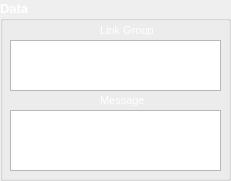
  <widget class="QGroupBox" name="groupBox">
   <property name="geometry">
    <rect>
     <x>270</x>
     <y>10</y>
     <width>231</width>
     <height>181</height>
    </rect>
   </property>
   <property name="palette">
    <palette>
     <active>
      <colorrole role="WindowText">
       <brush brushstyle="SolidPattern">
        <color alpha="255">
         <red>255</red>
         <green>255</green>
         <blue>255</blue>
        </color>
       </brush>
      </colorrole>
     </active>
     <inactive>
      <colorrole role="WindowText">
       <brush brushstyle="SolidPattern">
        <color alpha="255">
         <red>255</red>
         <green>255</green>
         <blue>255</blue>
        </color>
       </brush>
      </colorrole>
     </inactive>
     <disabled>
      <colorrole role="WindowText">
       <brush brushstyle="SolidPattern">
        <color alpha="255">
         <red>120</red>
         <green>120</green>
         <blue>120</blue>
        </color>
       </brush>
      </colorrole>
     </disabled>
    </palette>
   </property>
   <property name="font">
    <font>
     <pointsize>10</pointsize>
     <weight>75</weight>
     <bold>true</bold>
    </font>
   </property>
   <property name="title">
    <string>Data</string>
   </property>
   <widget class="QLabel" name="label">
    <property name="geometry">
     <rect>
      <x>100</x>
      <y>20</y>
      <width>81</width>
      <height>21</height>
     </rect>
    </property>
    <property name="palette">
     <palette>
      <active>
       <colorrole role="WindowText">
        <brush brushstyle="SolidPattern">
         <color alpha="255">
          <red>255</red>
          <green>255</green>
          <blue>255</blue>
         </color>
        </brush>
       </colorrole>
      </active>
      <inactive>
       <colorrole role="WindowText">
        <brush brushstyle="SolidPattern">
         <color alpha="255">
          <red>255</red>
          <green>255</green>
          <blue>255</blue>
         </color>
        </brush>
       </colorrole>
      </inactive>
      <disabled>
       <colorrole role="WindowText">
        <brush brushstyle="SolidPattern">
         <color alpha="255">
          <red>120</red>
          <green>120</green>
          <blue>120</blue>
         </color>
        </brush>
       </colorrole>
      </disabled>
     </palette>
    </property>
    <property name="font">
     <font>
      <pointsize>8</pointsize>
      <weight>50</weight>
      <bold>false</bold>
     </font>
    </property>
    <property name="text">
     <string>Link Group</string>
    </property>
   </widget>
   <widget class="QLabel" name="label_2">
    <property name="geometry">
     <rect>
      <x>100</x>
      <y>90</y>
      <width>81</width>
      <height>21</height>
     </rect>
    </property>
    <property name="palette">
     <palette>
      <active>
       <colorrole role="WindowText">
        <brush brushstyle="SolidPattern">
         <color alpha="255">
          <red>255</red>
          <green>255</green>
          <blue>255</blue>
         </color>
        </brush>
       </colorrole>
      </active>
      <inactive>
       <colorrole role="WindowText">
        <brush brushstyle="SolidPattern">
         <color alpha="255">
          <red>255</red>
          <green>255</green>
          <blue>255</blue>
         </color>
        </brush>
       </colorrole>
      </inactive>
      <disabled>
       <colorrole role="WindowText">
        <brush brushstyle="SolidPattern">
         <color alpha="255">
          <red>120</red>
          <green>120</green>
          <blue>120</blue>
         </color>
        </brush>
       </colorrole>
      </disabled>
     </palette>
    </property>
    <property name="font">
     <font>
      <pointsize>8</pointsize>
      <weight>50</weight>
      <bold>false</bold>
     </font>
    </property>
    <property name="text">
     <string>Message</string>
    </property>
   </widget>
   <widget class="QTextEdit" name="textEdit">
    <property name="geometry">
     <rect>
      <x>10</x>
      <y>110</y>
      <width>211</width>
      <height>61</height>
     </rect>
    </property>
   </widget>
   <widget class="QTextEdit" name="textEdit_2">
    <property name="geometry">
     <rect>
      <x>10</x>
      <y>40</y>
      <width>211</width>
      <height>51</height>
     </rect>
    </property>
   </widget>
  </widget>
